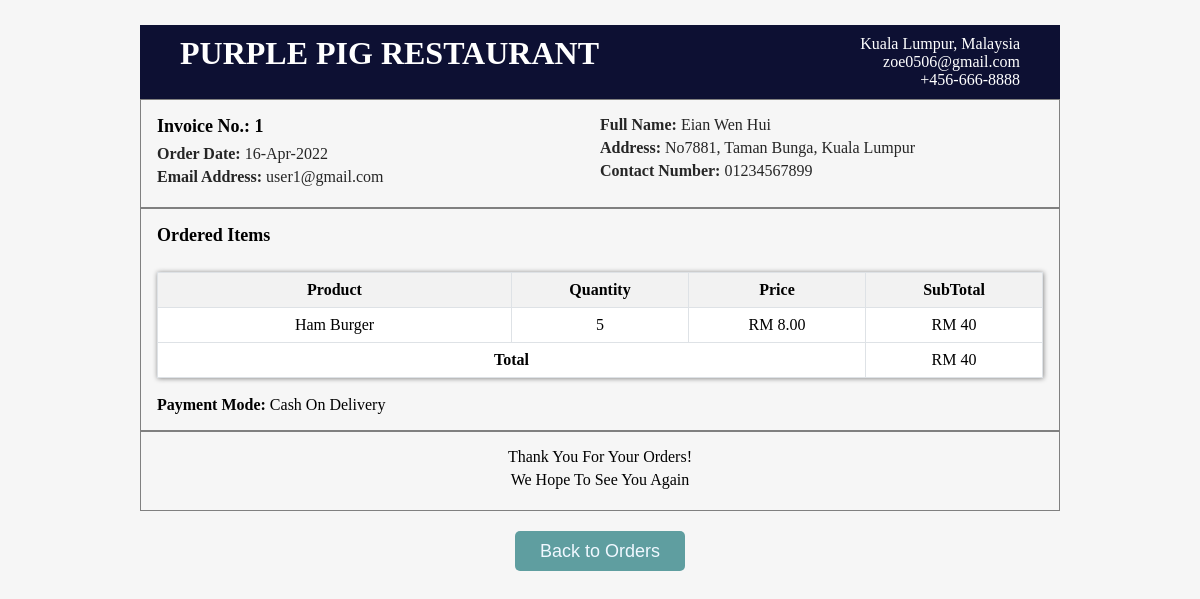
Page /invoice.php?invoice=1 on the committed database.
### tables this page shows
CREATE TABLE `users` (
  `user_id` int(255) NOT NULL,
  `fname` varchar(255) NOT NULL,
  `username` varchar(255) NOT NULL,
  `password` varchar(255) NOT NULL,
  `email` varchar(255) NOT NULL,
  `contact` varchar(255) NOT NULL,
  `address` text NOT NULL
);

CREATE TABLE `users_orders` (
  `o_id` int(255) NOT NULL,
  `u_id` int(255) NOT NULL,
  `title` varchar(255) NOT NULL,
  `quantity` int(255) NOT NULL,
  `price` decimal(10,2) NOT NULL,
  `status` varchar(255) DEFAULT NULL,
  `date` timestamp NOT NULL DEFAULT current_timestamp(),
  `remark` text NOT NULL
);

### invoice.php (the view, shortened to what this page needs)
<?php
include("connect/config.php");
?>
<!DOCTYPE html>
<html lang="en">
<head>
</head>
<body>
    <div class="container">
        <div class="brand-section">
            <div class="row">
                <div class="col-6">
                    <h1 class="text-white">PURPLE PIG RESTAURANT</h1>
                </div>
                <div class="col-6">
                    <div class="company-details">
                        <p class="text-white">Kuala Lumpur, Malaysia</p>
                        <p class="text-white">zoe0506@gmail.com</p>
                        <p class="text-white">+456-666-8888</p>
                    </div>
                </div>
            </div>
        </div>
			 <?php
											$sql="SELECT users.*, users_orders.* FROM users INNER JOIN users_orders ON users.user_id=users_orders.u_id where o_id='".$_GET['invoice']."'";
												$query=mysqli_query($db,$sql);
												$rows=mysqli_fetch_array($query);
												?>
        <div class="body-section">
            <div class="row">
                <div class="col-6">
                    <h2 class="heading">Invoice No.: <?php echo $rows['o_id']; ?></h2>
					<?php $date = strtotime($rows['date']); ?>
                    <p class="sub-heading"><strong>Order Date: </strong><?php echo date('d-M-Y',$date); ?> </p>
                    <p class="sub-heading"><strong>Email Address: </strong><?php echo $rows['email']; ?> </p>
                </div>
                <div class="col-6">
                    <p class="sub-heading"><strong>Full Name: </strong>	<?php echo $rows['fname']; ?> </p>
                    <p class="sub-heading"><strong>Address: </strong>	<?php echo $rows['address']; ?></p>
                    <p class="sub-heading"><strong>Contact Number: </strong><?php echo $rows['contact']; ?></p>
                </div>
            </div>
        </div>
        <div class="body-section">
            <h3 class="heading">Ordered Items</h3>
            <br>
            <table class="table-bordered">
                <thead>
                    <tr>
                        <th>Product</th>
						<th class="w-20">Quantity</th>
                        <th class="w-20">Price </th>
						<th class="w-20">SubTotal</th>
                    </tr>
                </thead>
                <tbody>
                    <tr>
                        <td><?php echo $rows['title']; ?></td>
                        <td><?php echo $rows['quantity']; ?></td>
						<td>RM <?php echo $rows['price']; ?></td>
						<td>RM <?php echo $rows['quantity']*$rows['price']; ?></td>
                    </tr>
                    <tr>
                        <td colspan="3" class="text-right"><strong>Total</strong></td>
                        <td>RM <?php echo $rows['quantity']*$rows['price']; ?></td>
                    </tr>
                </tbody>
            </table>
            <br>
            <p><strong>Payment Mode: </strong>Cash On Delivery</p>
        </div>
        <div class="body-section">
            <p style="text-align: center; margin-bottom: 5px;">Thank You For Your Orders!</p>
			<p style="text-align: center; margin-bottom: 5px;">We Hope To See You Again</p>
        </div>
    </div>
	<div class="container-btn">
	<a href="your_orders.php"><button class="btn">Back to Orders</button></a>
		</div>
</body>
</html>

### invoice.php (style rules this page uses)
body { background-color: #F6F6F6; margin: 25px; padding: 0; }
h1,h2,h3,h4,h5,h6 { margin: 0; padding: 0; }
p { margin: 0; padding: 0; }
.container { width: 80%; margin-right: auto; margin-left: auto; }
.brand-section { background-color: #0d1033; padding: 10px 40px; }
.row { display: flex; flex-wrap: wrap; }
.col-6 { width: 50%; flex: 0 0 auto; }
.text-white { color: #fff; }
.company-details { float: right; text-align: right; }
.body-section { padding: 16px; border: 1px solid gray; }
.heading { font-size: 18px; margin-bottom: 08px; }
.sub-heading { color: #262626; margin-bottom: 05px; }
table { background-color: #fff; width: 100%; border-collapse: collapse; }
table thead tr { border: 1px solid #111; background-color: #f2f2f2; }
table td { vertical-align: middle !important; text-align: center; }
table th, table td { padding-top: 08px; padding-bottom: 08px; }
.table-bordered { box-shadow: 0px 0px 5px 0.5px gray; }
.table-bordered td, .table-bordered th { border: 1px solid #dee2e6; }
.text-right { text-align:center; }
.w-20 { width: 20%; }
.container-btn { text-align: center; }
.btn { width: 170px; height: 40px; margin: 20px; font-size: 18px; border-radius: 5px; border: none; color: aliceblue; cursor: pointer; background-color:cadetblue; }

### rows in the picture
users: users_orders.o_id "1", users_orders.date "16-Apr-2022", email "user1@gmail.com", fname "Eian Wen Hui", address "No7881, Taman Bunga, Kuala Lumpur", contact "01234567899", users_orders.title "Ham Burger", users_orders.quantity "5", users_orders.price "8.00", users_orders.quantity+price "40"
